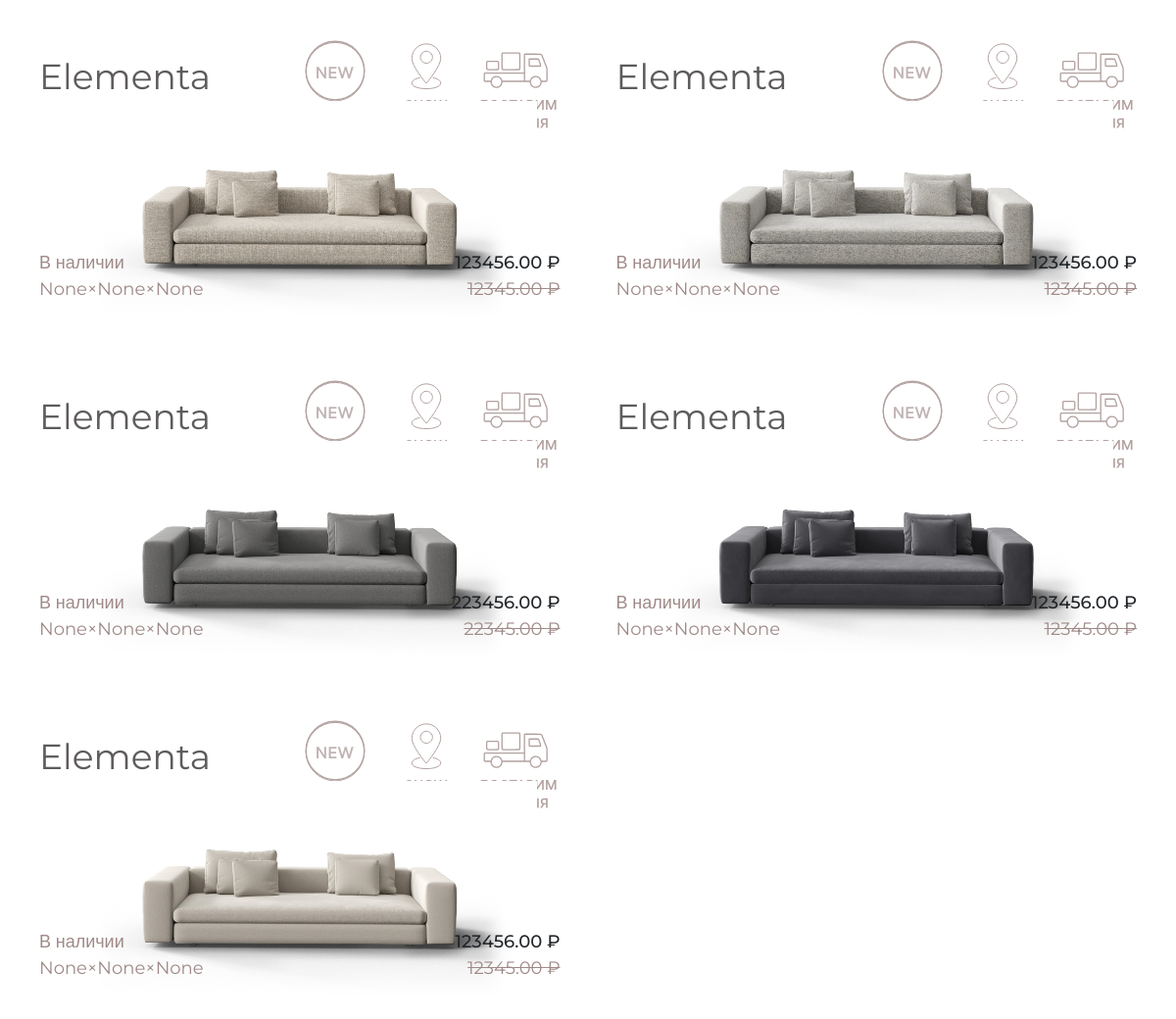
Before: /products/ (middle part) with the older database file.
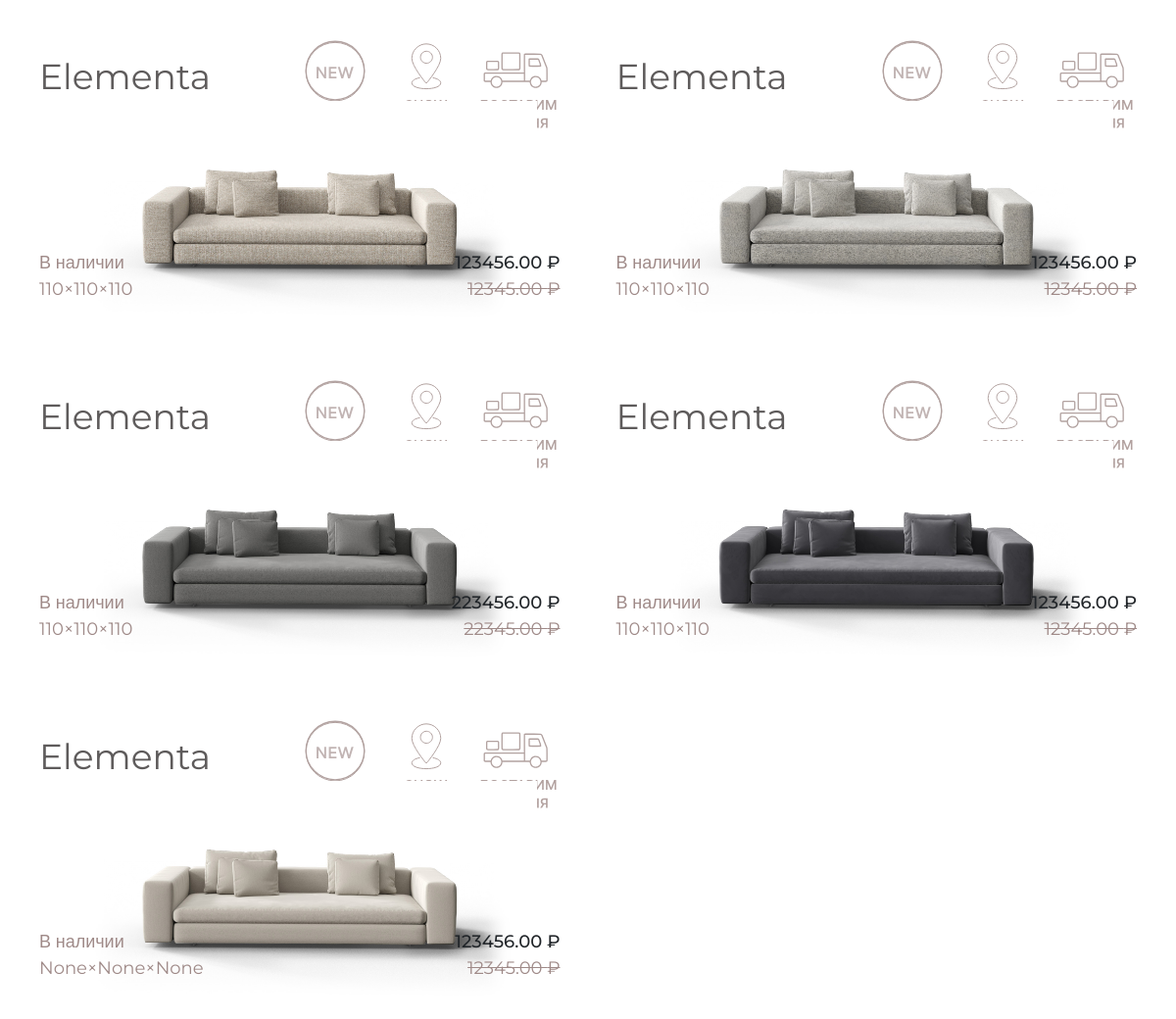
After: the same page with the newer database file.
### product/models.py (models this page shows, shortened)
class Product(models.Model):
	id = models.AutoField(primary_key=True)
	category = models.ForeignKey(
		Category,
		related_name='products',
		on_delete=models.CASCADE, verbose_name = 'Категория')
	collection = models.ForeignKey(Collection,
		related_name='products',
		on_delete=models.CASCADE, verbose_name = 'Коллекция')
	fabric_name = models.ForeignKey(Fabric,
		related_name='products',
		on_delete=models.CASCADE, verbose_name = 'Название ткани')
	product_full_name = models.CharField(max_length=50, null=True, blank=True, verbose_name = 'Полное название товара (напр. Угловой диван Consono)')
	product_fabric_icon_1 = models.ImageField(upload_to='fabric_icons/%Y/%m/%d', default='fabric_icons/2023/12/06/CAMBRIDGE_600.png', null=True, blank=True, verbose_name = 'Иконка переключения ткани № 1')
	slug_fabric_icon_1 = models.SlugField(max_length=100, null=True, verbose_name='Название ткани №1')
	product_fabric_icon_2 = models.ImageField(upload_to='fabric_icons/%Y/%m/%d',  default='fabric_icons/2023/12/06/JAZZ_01.png', null=True, blank=True, verbose_name = 'Иконка переключения ткани № 2')
	slug_fabric_icon_2 = models.SlugField(max_length=100, null=True, verbose_name='Название ткани №2')
	product_fabric_icon_3 = models.ImageField(upload_to='fabric_icons/%Y/%m/%d', default='fabric_icons/2023/12/06/JAZZ_21.png', null=True, blank=True, verbose_name = 'Иконка переключения ткани № 3')
	slug_fabric_icon_3 = models.SlugField(max_length=100, null=True, verbose_name='Название ткани №3')
	product_fabric_icon_4 = models.ImageField(upload_to='fabric_icons/%Y/%m/%d', default='fabric_icons/2023/12/06/PIXEL_FOREST.png', null=True, blank=True, verbose_name = 'Иконка переключения ткани № 4')
	slug_fabric_icon_4 = models.SlugField(max_length=100, null=True, verbose_name='Название ткани №4')
	product_fabric_icon_5 = models.ImageField(upload_to='fabric_icons/%Y/%m/%d', default='fabric_icons/2023/12/06/VELUTTO_32.png', null=True, blank=True, verbose_name = 'Иконка переключения ткани № 5')
	slug_fabric_icon_5 = models.SlugField(max_length=100, null=True, verbose_name='Название ткани №5')
	show_on_category_page = models.BooleanField(default=True, verbose_name = 'Отображать в выдаче категории')
	popular = models.BooleanField(default=True, verbose_name = 'Отображать в карусели "Популярные"')
	is_new = models.BooleanField(default=True, verbose_name = 'Новый')
	available_for_delivery_2 = models.BooleanField(default=True, verbose_name = 'Доставим за 2 дня')
	available_for_delivery_28 = models.BooleanField(default=True, verbose_name = 'Доставим за 28 дней')
	available_in_showroom = models.BooleanField(default=True, verbose_name = 'Есть в шоуруме')
	icon_is_new = models.FileField(upload_to='status_icons/%Y/%m/%d', default='status_icons/2023/12/07/new.svg', null=True, blank=True, verbose_name = 'Иконка | Новый')
	icon_available_for_delivery_2 = models.FileField(upload_to='status_icons/%Y/%m/%d', default='status_icons/2023/12/07/delivery2.svg', null=True, blank=True, verbose_name = 'Иконка | Доставим за 2 дня')
	icon_available_for_delivery_28 = models.FileField(upload_to='status_icons/%Y/%m/%d', default='status_icons/2023/12/07/delivery2.svg', null=True, blank=True, verbose_name = 'Иконка | Доставим за 28 дней')
	icon_available_in_showroom =models.FileField(upload_to='status_icons/%Y/%m/%d', default='status_icons/2023/12/07/showrooms.svg',null=True, blank=True, verbose_name = 'Иконка | Есть в шоуруме')
	product_img = models.ImageField(upload_to='images/%Y/%m/%d', null=True, blank=True, verbose_name = 'Изображение товара')
	description = models.CharField(max_length=1500, null=True, blank=True, verbose_name = 'Описание товара')
	price = models.DecimalField(max_digits=10, decimal_places=2, verbose_name = 'Цена')
	price_sale = models.DecimalField(max_digits=10, decimal_places=2, verbose_name = 'Цена (распродажа)')
	carousel_items = models.ManyToManyField('ProductImage', blank=True, related_name='carousel_items', verbose_name ='Слайдер с товаром | десктоп')
	carousel_items_mob = models.ManyToManyField('ProductImage', related_name='carousel_items_mob', blank=True, verbose_name ='Слайдер с товаром | мобильный')
	closeup = models.ImageField(upload_to='closeups/', blank=True, null=True, verbose_name = 'Крупный фрагмент справа')
	interior_items = models.ManyToManyField('ProductImage', related_name='interior_items', blank=True, verbose_name ='Слайдер с интерьером | десктоп')
	interior_items_mob = models.ManyToManyField('ProductImage', related_name='interior_items_mob', blank=True, verbose_name ='Слайдер с интерьером | мобильный')
	width = models.IntegerField(blank=True, null=True, verbose_name = 'Ширина')
	depth = models.IntegerField(blank=True, null=True, verbose_name = 'Глубина')
	height = models.IntegerField(blank=True, null=True, verbose_name = 'Высота')
	pdf = models.CharField(max_length=150, null=True, blank=True, verbose_name = 'Файл PDF')
	product_inside = models.CharField(max_length=150, null=True, blank=True, verbose_name = 'Наполнение')
	product_inside_pillow = models.CharField(max_length=150, null=True, blank=True, verbose_name = 'Наполнение подушек')
	carcas_type = models.CharField(max_length=50, null=True, blank=True, verbose_name = 'Каркас')
	paws_type = models.CharField(max_length=50, null=True, blank=True, verbose_name = 'Ножки')
	mechanism_type = models.CharField(max_length=50, null=True, blank=True, verbose_name = 'Механизм')
	sleep_place = models.CharField(max_length=50, null=True, blank=True, verbose_name = 'Спальное место')
	linen_drawer = models.CharField(max_length=50, null=True, blank=True, verbose_name = 'Бельевой ящик')
	scheme = models.CharField(max_length=150, null=True, blank=True, verbose_name = 'Схема')
	options = models.ManyToManyField(Option, blank=True, verbose_name = 'Опции')
	features = models.CharField(max_length=350, null=True, blank=True, verbose_name = 'Конструктивные особенности')
	created = models.DateTimeField(default=timezone.now, verbose_name = 'Создано')
	updated = models.DateTimeField(auto_now=True, verbose_name = 'Последние изменения')
	product_slug = models.SlugField(null=True, blank=True, max_length=100)
	class Meta:
		ordering = ['product_full_name']
		indexes = [
			models.Index(fields=['id', 'product_slug', '-created']),
			models.Index(fields=['product_full_name']),
			models.Index(fields=['-created']),
		]
		verbose_name = 'Товар'
		verbose_name_plural = 'Товары'

class Collection(models.Model):
	collection_id = models.AutoField(primary_key=True)
	collection = models.CharField(max_length=30, verbose_name = 'Коллекция (Латиницей, с большой буквы)')
	collection_slug = models.SlugField(max_length=30, unique=True, null=True, verbose_name='URL')
	class Meta:
		ordering = ['collection']
		indexes = [
		models.Index(fields=['collection']),
		]
		verbose_name = 'Коллекция'
		verbose_name_plural = 'Коллекции'
	def __str__(self):
		return self.collection

### product/views.py (the view)
# urls.py: path('products/', views.all_products, name = 'products'),
def all_products (request):
	products = Product.objects.all()
	return render(request, 'product/category_goods.html', {'products': products})

### cart/cart.py (called while the page is built)
	def __len__(self):
		return sum(item['quantity'] for item in self.cart.values())

### cart/context_processors.py (called while the page is built)
def cart(request):
    return {'cart': Cart(request)}

### product/templates/product/category_goods.html (shortened to what this page needs)
{% extends 'product/base_cacao_nav.html' %}
{% load static %}
{% block content %}
<div class="products_container">
{% for el in products %}
	<div class = "product_card p-3" >
		<a href="{% url 'product:single_product' el.product_slug %}">
			<div class = 'd-none d-md-block d-lg-block d-xl-block d-xxl-block'>
				<div class = 'd-flex justify-content-between'>
					<div>
						<h3 class='product_card_header'>{{ el.collection }}</h3>
					</div>
					<div>
					{% if el.is_new %}
						<img src="{{ el.icon_is_new.url }}" alt="Можем доставить за 2 дня">
					{% endif %}
					{% if el.available_in_showroom %}
						<img src="{{ el.icon_available_in_showroom.url }}" alt="Можем доставить за 2 дня">
					{% endif %}
					{% if el.available_for_delivery_2 %}
						<img src="{{ el.icon_available_for_delivery_2.url }}" alt="Можем доставить за 2 дня">
					{% endif %}
					</div>
				</div>
			</div>
			<center class='px-4 d-none d-md-block d-lg-block d-xl-block d-xxl-block'>
				<img src="http://127.0.0.1:8000/media/{{ el.product_img }}" class="img-fluid product_img_under">
			</center>
			<div class = 'card-bottom-info'>
				<div class = 'd-flex justify-content-between'>
					<div class='cacao'>В наличии</div>
					<div class='old-price_cat_page'>{{ el.price }} ₽</div>
				</div>
				<div class = 'd-flex justify-content-between'>
					<div class='cacao'>{{ el.width }}×{{ el.depth }}×{{ el.height }}</div>
					<div class='cacao price_cat_page'>{{ el.price_sale }} ₽</div>
				</div>
			</div>
		</a>
	</div>
{% endfor %}
</div>
{% endblock %}

### product/templates/product/base_cacao_nav.html (shortened to what this page needs)
{% load static %}
<!DOCTYPE html>
<html>
<head>
	<link href="https://cdn.jsdelivr.net/npm/bootstrap@5.3.2/dist/css/bootstrap.min.css" rel="stylesheet">
	<link rel="stylesheet" href="{% static 'css/de_style.css'%}" type="text/css">
	<link rel="stylesheet" href="{% static 'css/style.css'%}" type="text/css">
	<link rel="stylesheet" href="{% static 'css/popOverAboutCANVAS.css'%}" type="text/css">
	<link rel="stylesheet" href="{% static 'css/sliderFabricChange.css'%}" type="text/css">
<link rel="stylesheet" href="https://cdnjs.cloudflare.com/ajax/libs/OwlCarousel2/2.3.4/assets/owl.carousel.min.css">
<link rel="stylesheet" href="https://cdnjs.cloudflare.com/ajax/libs/OwlCarousel2/2.3.4/assets/owl.theme.default.min.css">
</head>
<body>
{% block content %}
{% endblock %}
</body>
</html>

### product/static/css/de_style.css (style rules this page uses)
body { font-family: 'Montserrat', 'Georgia', sans-serif !important; margin: 0; }
h1, h2, h3 { font-family: 'Montserrat'!important; color: #5E5B5B; }
h3 { font-size: 2.4rem!important; }
.cacao { color: #9F8A88!important; }
a { color: #5E5B5B!important; text-decoration: none!important; background-color: transparent; }
@media (min-width: 811px) { .products_container { display: grid; grid-gap: 25px; grid-template-columns: repeat(auto-fit, minmax(500px, 1fr)); width: 96%; margin-left: auto; margin-right: auto; } }
.product_card { align-self: start; }
.product_card_header { margin-top: 1em; position: relative; z-index: 5!important; }
.product_img_under { position: relative; z-index: 1!important; margin-top: -2em; }
.old-price_cat_page { font-size:1em!important; color: #212529; font-weight: 500; }
.card-bottom-info { z-index: 5 !important; position: relative; margin-top: -5em; }
.product_card_header { font-size: 2em!important; }
.price_cat_page { text-decoration: line-through; }

Changed rows visible on the page:
changed Product (number 1 of 5 on the later page): width "None" → "110"; depth "None" → "110"; height "None" → "110"
changed Product (number 2 of 5 on the later page): width "None" → "110"; depth "None" → "110"; height "None" → "110"
changed Product (number 3 of 5 on the later page): width "None" → "110"; depth "None" → "110"; height "None" → "110"
changed Product (number 4 of 5 on the later page): width "None" → "110"; depth "None" → "110"; height "None" → "110"
